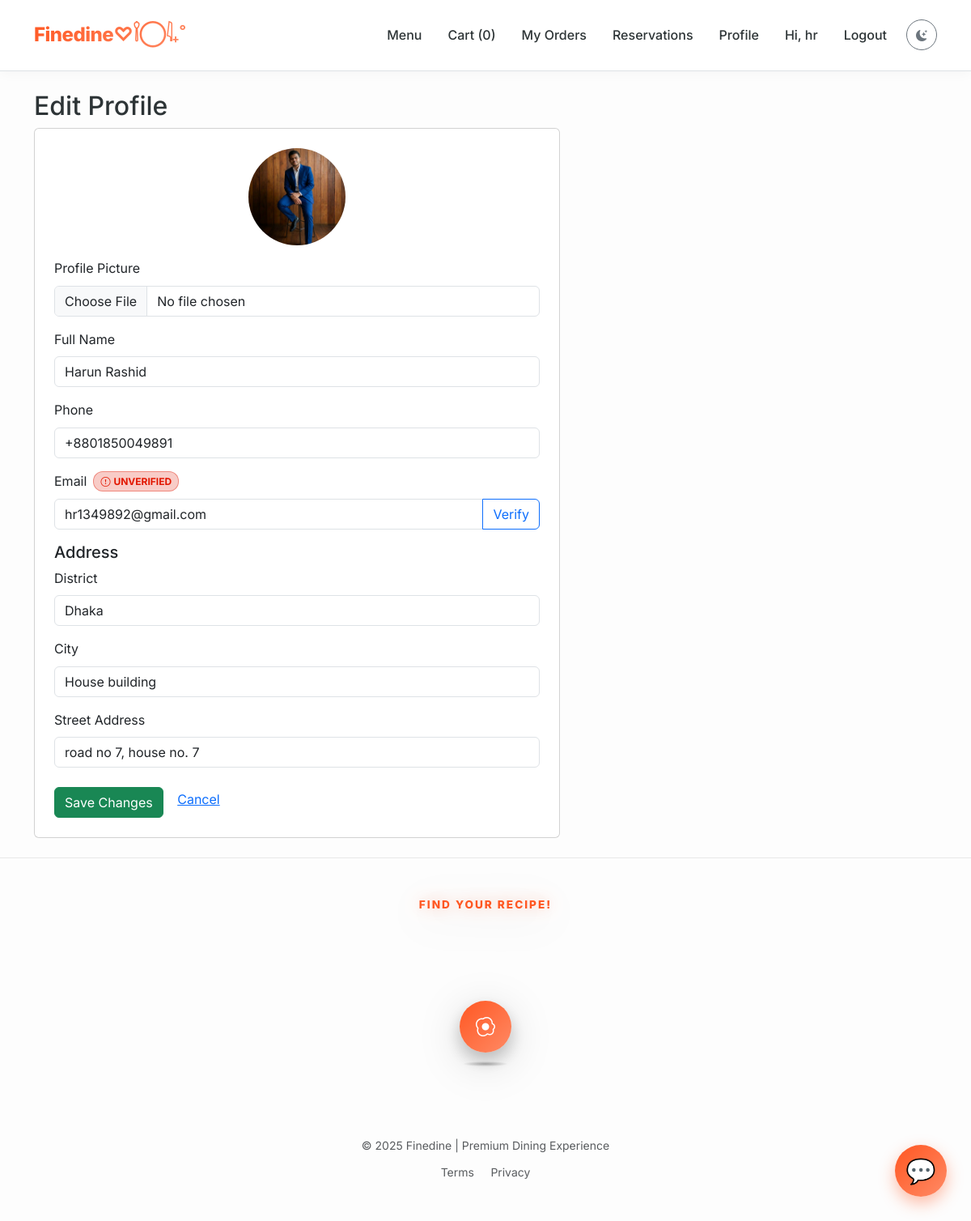
/profile/edit (signed in), run on an earlier commit of the app's database.
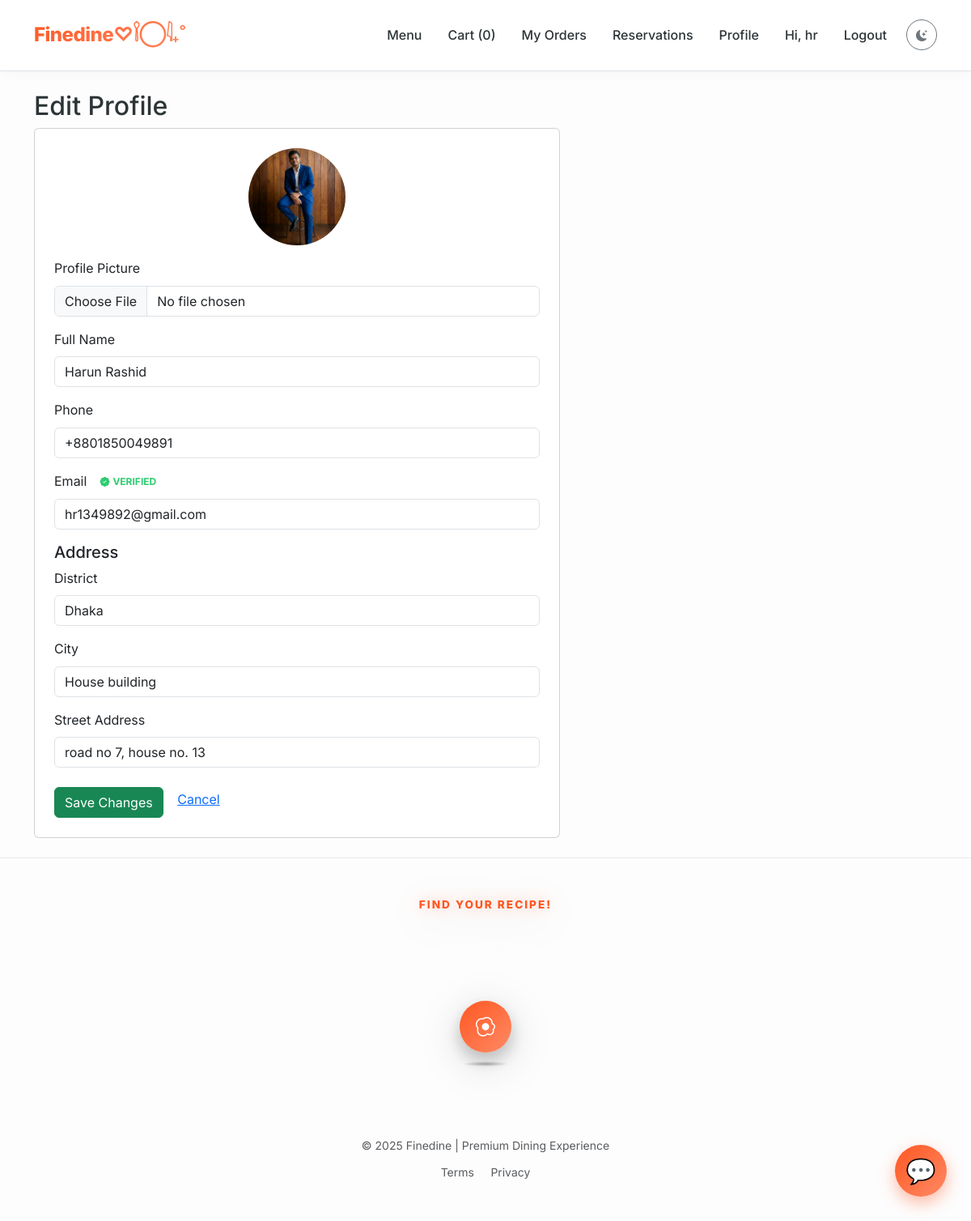
And on a later commit of the database.
### app.py (models this page shows)
class User(db.Model):
    id = db.Column(db.Integer, primary_key=True)
    username = db.Column(db.String(120), unique=True, nullable=False)
    member_id = db.Column(db.String(20), unique=True) # Custom ID
    email = db.Column(db.String(200), unique=True)
    password = db.Column(db.String(255), nullable=False)
    full_name = db.Column(db.String(200))
    phone = db.Column(db.String(50))
    address_district = db.Column(db.String(100))
    address_city = db.Column(db.String(100))
    address_street = db.Column(db.String(200))
    profile_image = db.Column(db.String(200))  # image filename
    reset_token = db.Column(db.String(100), nullable=True)
    reset_token_expiry = db.Column(db.DateTime, nullable=True)
    is_admin = db.Column(db.Boolean, default=False)
    email_verified = db.Column(db.Boolean, default=False)
    email_verification_code = db.Column(db.String(10), nullable=True)
    created_at = db.Column(db.DateTime, default=datetime.utcnow)
    orders = db.relationship('Order', backref='user', lazy=True)
    reservations = db.relationship('Reservation', backref='user', lazy=True)

### app.py (the view, shortened to what this page needs)
@app.route('/profile/edit', methods=['GET', 'POST'])
def edit_profile():
    if 'user_id' not in session:
        return redirect(url_for('login'))
    user = User.query.get(session['user_id'])
    return render_template('edit_profile.html', user=user)

### app.py (called while the page is built)
@app.context_processor
def inject_global_data():
    cart = session.get('cart', {})
    count = sum(cart.values()) if isinstance(cart, dict) else 0
    all_items = MenuItem.query.all()
    best_item = None
    max_avg = 0
    for it in all_items:
        avg = it.get_average_rating()
        if avg > max_avg:
            max_avg = avg
            best_item = it
    return dict(cart_count=count, best_rated_item=best_item)

    def get_average_rating(self):
        if not self.ratings:
            return 0
        return round(sum(r.score for r in self.ratings) / len(self.ratings), 1)

### templates/edit_profile.html (shortened to what this page needs)
{% extends 'base.html' %}
{% block content %}
<h2>Edit Profile</h2>
<div class="card p-4 light-mode-card" style="max-width:650px;">
  <form method="post" enctype="multipart/form-data">
    <div class="text-center mb-3">
      <img
        src="{{ user.profile_image and url_for('static', filename='uploads/' ~ user.profile_image) or url_for('static', filename='img/placeholder.jpg') }}"
        class="rounded-circle" width="120" height="120" style="object-fit:cover;">
    </div>
    <div class="mb-3">
      <label class="form-label">Profile Picture</label>
      <input type="file" name="profile_image" class="form-control">
    </div>
    <div class="mb-3">
      <label class="form-label">Full Name</label>
      <input class="form-control" name="full_name" value="{{ user.full_name or '' }}" required>
    </div>
    <div class="mb-3">
      <label class="form-label">Phone</label>
      <input class="form-control" name="phone" value="{{ user.phone or '' }}" required>
    </div>
    <div class="mb-3">
      <label class="form-label d-flex align-items-center">
        Email
        {% if user.email_verified %}
        <span class="email-verify-badge badge-verified"><i class="bi bi-patch-check-fill"></i> Verified</span>
        {% else %}
        <span class="email-verify-badge badge-unverified"><i class="bi bi-exclamation-circle"></i> Unverified </span>
        {% endif %}
      </label>
      <div class="input-group">
        <input type="email" class="form-control" name="email" id="email-field" value="{{ user.email or '' }}" required>
        {% if not user.email_verified %}
        <button class="btn btn-outline-primary" type="button" id="init-verify-btn" onclick="toggleVerification()">
          Verify
        </button>
        {% endif %}
      </div>
    </div>
    <h5>Address</h5>
    <div class="mb-3">
      <label class="form-label">District</label>
      <input class="form-control" name="district" value="{{ user.address_district or '' }}">
    </div>
    <div class="mb-3">
      <label class="form-label">City</label>
      <input class="form-control" name="city" value="{{ user.address_city or '' }}">
    </div>
    <div class="mb-3">
      <label class="form-label">Street Address</label>
      <input class="form-control" name="street" value="{{ user.address_street or '' }}">
    </div>
    <button class="btn btn-success mt-2">Save Changes</button>
    <a href="{{ url_for('profile') }}" class="btn btn-link">Cancel</a>
  </form>
</div>
{% endblock %}

What changed in the data, as far as the page shows it:
changed User "Harun Rashid": email_verified False → True (drawn); street "road no 7, house no. 7" → "road no 7, house no. 13"
Also different on the page:
text no longer shown: "UNVERIFIED Verify"
text now shown: "VERIFIED"
